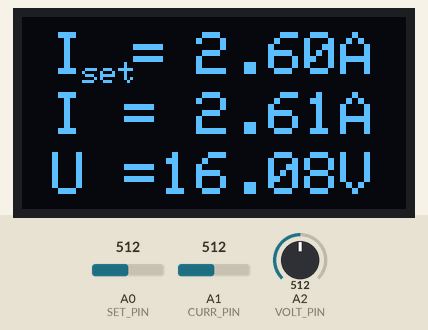
Simulated run of this sketch. Board: Arduino Uno, built with avr-gcc and run on an emulated ATmega328P. Shown: 128×64 one-colour display. The inputs (shaded band) are chosen by the test bench; at power-on: A0 (SET_PIN) = 512, A1 (CURR_PIN) = 512, A2 (VOLT_PIN) = 512.

Above: at 3.2 s.
3.3 s: A0 (SET_PIN) set to 527
At 4.6 s:
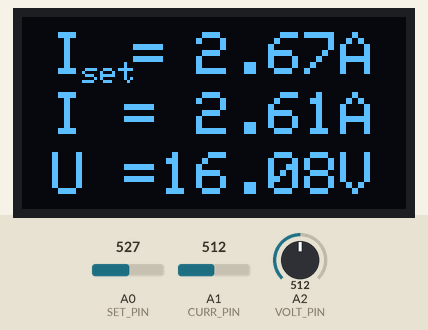
5.0 s: A1 (CURR_PIN) set to 5
At 7.3 s:
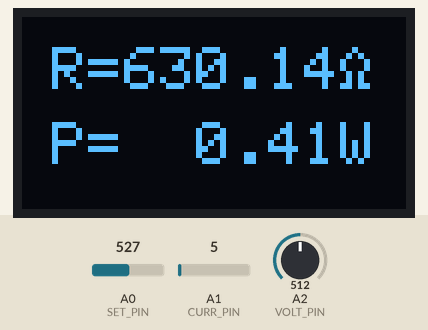
7.8 s: A1 (CURR_PIN) set to 2
At 8.3 s:
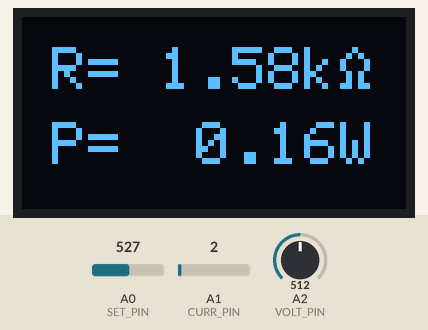
10.8 s: A0 (SET_PIN) set to 10
At 11.8 s:
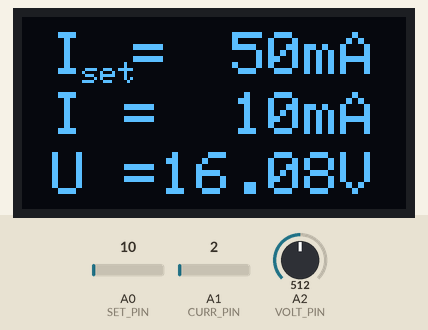
12.5 s: A2 (VOLT_PIN) set to 340
At 14.9 s:
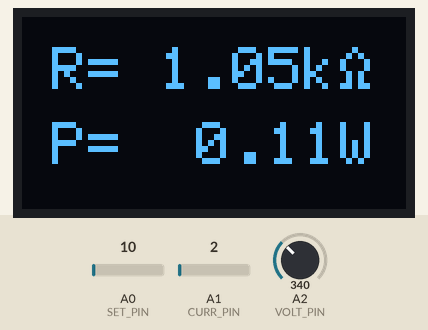
15.5 s: A2 (VOLT_PIN) set to 325
At 16.9 s:
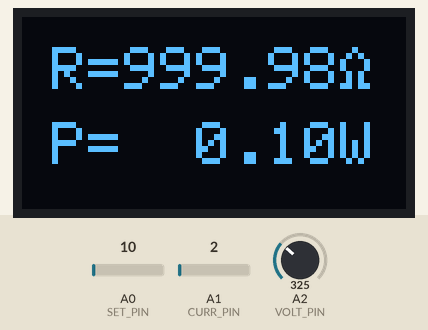
Timing chart, 0 to 18.5 s (numbered marks = the images above; inputs shaded):
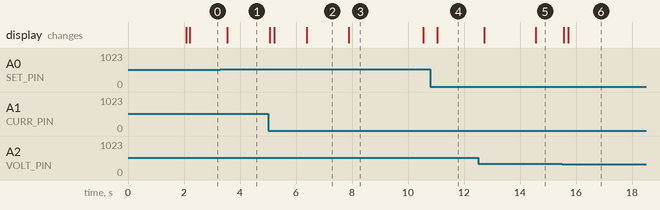

Measured:
- the behaviour switches between 513 and 514 on A0 (SET_PIN) (found by bisection; images 0 and 1)
- the behaviour switches between 4 and 3 on A1 (CURR_PIN) (found by bisection; images 2 and 3)
- the behaviour switches between 326 and 325 on A2 (VOLT_PIN) (found by bisection; images 5 and 6)
- after the input at 3.3 s, the display: changes after 0.25 s (image 1)
- after the input at 5.0 s, the display: first changes after 0.05 s (image 2 shows a later state)
- after the input at 7.8 s, the display: changes after 0.09 s (image 3)
- after the input at 10.8 s, the display: changes after 0.25 s (image 4)
- after the input at 12.5 s, the display: first changes after 0.23 s (image 5 shows a later state)
- after the input at 15.5 s, the display: first changes after 0.06 s (image 6 shows a later state)

The sketch:

CCLoad.ino
```cpp
/**************************************************************************


 **************************************************************************/

#include <SPI.h>
#include <Wire.h>
#include <Adafruit_GFX.h>
#include <Adafruit_SSD1306.h>

// OLED Settings
#define SCREEN_WIDTH 128
#define SCREEN_HEIGHT 64
#define OLED_RESET     -1
Adafruit_SSD1306 display(SCREEN_WIDTH, SCREEN_HEIGHT, &Wire, OLED_RESET);

#define CHANGE_INTERVAL 4000
#define N_SAMPLES 200
#define SET_PIN A0
#define CURR_PIN A1
#define VOLT_PIN A2
#define SET_MULT 4.72
#define CURR_MULT 4.75
#define VOLT_MULT 29.23

float set = 0;
float u = 0;
float i = 0;
float r = 0;
float p = 0;

unsigned long previousMillis = 0;
int screen = 1;

void setup() {
  Serial.begin(9600);
  analogReference(INTERNAL); // 1.1V internal voltage reference
  for(int i = 0; i < 20; i++) // Docs said first few readings may be inaccurate
    analogRead(A0);

  // Init OLED display
  if(!display.begin(SSD1306_SWITCHCAPVCC, 0x3C)) {
    Serial.println(F("SSD1306 allocation failed"));
    for(;;);
  }

  // Show init message
  display.clearDisplay();
  display.setTextSize(2);
  display.setTextColor(SSD1306_WHITE);
  display.cp437(true);
  display.setCursor(20, 25);
  display.println(F("CC Load"));
  display.display();
  delay(2000); // Pause for 2 seconds
  display.clearDisplay();
  display.display();

  previousMillis = millis();
}

void loop() {
  // Sample set current
  set = 0;
  for(int i = 0; i < N_SAMPLES; i++){
    set += float(analogRead(SET_PIN)) * 1.1 * SET_MULT / 1024.0;
  }
  set /= N_SAMPLES;

  // Sample voltage
  u = 0;
  for(int i = 0; i < N_SAMPLES; i++){
    u += float(analogRead(VOLT_PIN)) * 1.1 * VOLT_MULT / 1024.0;
  }
  u /= N_SAMPLES;

  // Sample current
  i = 0.0;
  for(int j = 0; j < N_SAMPLES; j++){
    i += float(analogRead(CURR_PIN)) * 1.1 * CURR_MULT / 1024.0;
  }
  i /= N_SAMPLES;
  if(i < 0.005)
    i = 0;

  // Calculate resistance
  r = u / i;

  // Calculate power
  p = i * u;

  // Display first screen
  if(screen){
    display.clearDisplay();
    display.setTextSize(2);
    if(set >= 0.10){
      display.setCursor(10, 5);
      display.print(F("I"));
      display.setTextSize(1);
      display.setCursor(20, 15);
      display.print(F("set"));
      display.setTextSize(2);
      display.setCursor(37, 5);
      display.print(F("="));
      display.setCursor(58, 5);
      display.print(set);
      display.print(F("A"));
    } else {
      display.setCursor(10, 5);
      display.print(F("I"));
      display.setTextSize(1);
      display.setCursor(20, 15);
      display.print(F("set"));
      display.setTextSize(2);
      display.setCursor(37, 5);
      display.print(F("="));
      display.setCursor(58, 5);
      if(set*1000 < 10)
        display.print(F(" "));
      if(set*1000 < 100)
        display.print(F(" "));
      display.print(int(set*1000));
      display.print(F("mA"));
    }
    if(i >= 0.10){
      display.setCursor(10, 25);
      display.print(F("I = "));
      display.print(i);
      display.print(F("A"));
    } else {
      display.setCursor(10, 25);
      display.print(F("I = "));
      if(i*1000 < 10)
        display.print(F(" "));
      if(i*1000 < 100)
        display.print(F(" "));
      display.print(int(i*1000));
      display.print("mA");
    }
    display.setCursor(10, 45);
    display.print(F("U ="));
    if(u < 10)
      display.print(F(" "));
    display.print(u);
    display.print(F("V"));
    display.display();
  }
  // Display second screen
  else{
    display.clearDisplay();
    display.setCursor(10, 10);
    if(r < 1000){
      display.print(F("R="));
      if(r < 10)
        display.print(F(" "));
      if(r < 100)
        display.print(F(" "));
      display.print(r);
      display.print((char)234);
    } else if(r < 10000){
      display.print(F("R="));
      if(r < 10000)
        display.print(F(" "));
      display.print(r/1000);
      display.print(F("k"));
      display.print((char)234);
    }else{
      display.print(F("R="));
      display.print(F("  inf "));
      display.print((char)234);
    }
    if(p >= 0.10){
      display.setCursor(10, 35);
      display.print(F("P= "));
      if(p < 10)
        display.print(F(" "));
      display.print(p);
      display.print(F("W"));
      display.display();
    }
    else{
      display.setCursor(10, 35);
      display.print(F("P="));
      if(p*1000 < 10)
        display.print(F(" "));
      display.print(p*1000);
      display.print(F("mW"));
      display.display();
    }
  }

  unsigned long currentMillis = millis();
  if (currentMillis - previousMillis >= CHANGE_INTERVAL) {
    previousMillis = currentMillis;
    screen = 1 - screen;
  }
  delay(50);
}
```
